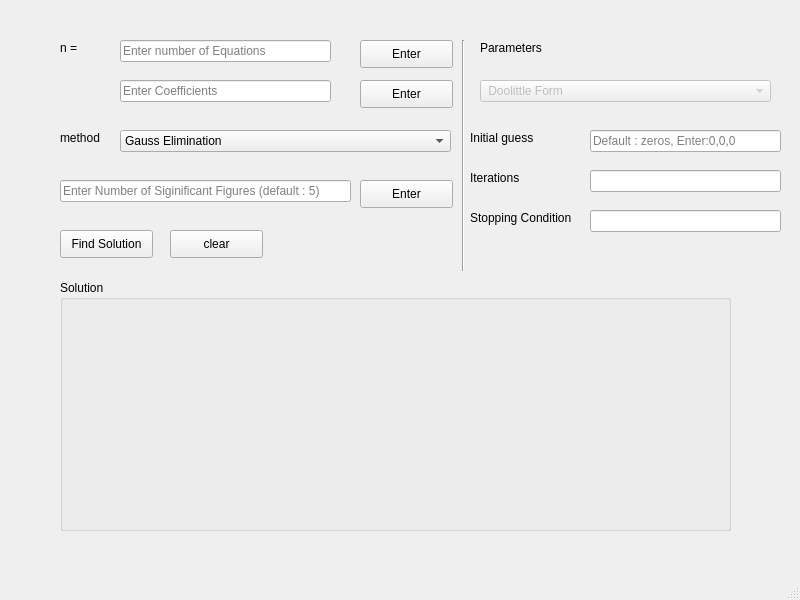
<?xml version="1.0" encoding="UTF-8"?>
<ui version="4.0">
 <class>MainWindow</class>
 <widget class="QMainWindow" name="MainWindow">
  <property name="geometry">
   <rect>
    <x>0</x>
    <y>0</y>
    <width>800</width>
    <height>600</height>
   </rect>
  </property>
  <property name="windowTitle">
   <string>MainWindow</string>
  </property>
  <widget class="QWidget" name="centralwidget">
   <widget class="QLineEdit" name="NoEqn">
    <property name="geometry">
     <rect>
      <x>120</x>
      <y>40</y>
      <width>211</width>
      <height>22</height>
     </rect>
    </property>
    <property name="placeholderText">
     <string>Enter number of Equations</string>
    </property>
   </widget>
   <widget class="QPushButton" name="EnterNo">
    <property name="geometry">
     <rect>
      <x>360</x>
      <y>40</y>
      <width>93</width>
      <height>28</height>
     </rect>
    </property>
    <property name="text">
     <string>Enter</string>
    </property>
   </widget>
   <widget class="QLineEdit" name="Eqn">
    <property name="geometry">
     <rect>
      <x>120</x>
      <y>80</y>
      <width>211</width>
      <height>22</height>
     </rect>
    </property>
    <property name="placeholderText">
     <string>Enter Coefficients</string>
    </property>
   </widget>
   <widget class="QPushButton" name="EnterEqn">
    <property name="geometry">
     <rect>
      <x>360</x>
      <y>80</y>
      <width>93</width>
      <height>28</height>
     </rect>
    </property>
    <property name="text">
     <string>Enter</string>
    </property>
   </widget>
   <widget class="QComboBox" name="method">
    <property name="geometry">
     <rect>
      <x>120</x>
      <y>130</y>
      <width>331</width>
      <height>22</height>
     </rect>
    </property>
    <item>
     <property name="text">
      <string>Gauss Elimination</string>
     </property>
    </item>
    <item>
     <property name="text">
      <string>Gauss Jordan</string>
     </property>
    </item>
    <item>
     <property name="text">
      <string>LU decompostion</string>
     </property>
    </item>
    <item>
     <property name="text">
      <string>Jacobi</string>
     </property>
    </item>
    <item>
     <property name="text">
      <string>Gauss sidel</string>
     </property>
    </item>
   </widget>
   <widget class="QPushButton" name="FindSol">
    <property name="geometry">
     <rect>
      <x>60</x>
      <y>230</y>
      <width>93</width>
      <height>28</height>
     </rect>
    </property>
    <property name="text">
     <string>Find Solution</string>
    </property>
   </widget>
   <widget class="QLabel" name="methodLabel">
    <property name="geometry">
     <rect>
      <x>60</x>
      <y>130</y>
      <width>55</width>
      <height>16</height>
     </rect>
    </property>
    <property name="text">
     <string>method</string>
    </property>
   </widget>
   <widget class="QPushButton" name="Clear">
    <property name="geometry">
     <rect>
      <x>170</x>
      <y>230</y>
      <width>93</width>
      <height>28</height>
     </rect>
    </property>
    <property name="text">
     <string>clear</string>
    </property>
   </widget>
   <widget class="QLabel" name="No">
    <property name="geometry">
     <rect>
      <x>60</x>
      <y>40</y>
      <width>55</width>
      <height>16</height>
     </rect>
    </property>
    <property name="text">
     <string>n =</string>
    </property>
   </widget>
   <widget class="QLabel" name="var">
    <property name="geometry">
     <rect>
      <x>60</x>
      <y>80</y>
      <width>41</width>
      <height>16</height>
     </rect>
    </property>
    <property name="text">
     <string/>
    </property>
   </widget>
   <widget class="QLabel" name="ParametersLabel">
    <property name="enabled">
     <bool>true</bool>
    </property>
    <property name="geometry">
     <rect>
      <x>480</x>
      <y>40</y>
      <width>71</width>
      <height>16</height>
     </rect>
    </property>
    <property name="text">
     <string>Parameters</string>
    </property>
   </widget>
   <widget class="QComboBox" name="Parameters">
    <property name="enabled">
     <bool>false</bool>
    </property>
    <property name="geometry">
     <rect>
      <x>480</x>
      <y>80</y>
      <width>291</width>
      <height>22</height>
     </rect>
    </property>
    <item>
     <property name="text">
      <string> Doolittle Form</string>
     </property>
    </item>
    <item>
     <property name="text">
      <string>Crout Form</string>
     </property>
    </item>
    <item>
     <property name="text">
      <string>Chelosky Form</string>
     </property>
    </item>
   </widget>
   <widget class="QLineEdit" name="SigFigures">
    <property name="geometry">
     <rect>
      <x>60</x>
      <y>180</y>
      <width>291</width>
      <height>22</height>
     </rect>
    </property>
    <property name="placeholderText">
     <string>Enter Number of Siginificant Figures (default : 5)</string>
    </property>
   </widget>
   <widget class="QPushButton" name="EnterSigFigures">
    <property name="geometry">
     <rect>
      <x>360</x>
      <y>180</y>
      <width>93</width>
      <height>28</height>
     </rect>
    </property>
    <property name="text">
     <string>Enter</string>
    </property>
   </widget>
   <widget class="Line" name="line">
    <property name="geometry">
     <rect>
      <x>453</x>
      <y>40</y>
      <width>20</width>
      <height>231</height>
     </rect>
    </property>
    <property name="orientation">
     <enum>Qt::Vertical</enum>
    </property>
   </widget>
   <widget class="QLineEdit" name="StoppingCondition">
    <property name="geometry">
     <rect>
      <x>590</x>
      <y>210</y>
      <width>191</width>
      <height>22</height>
     </rect>
    </property>
   </widget>
   <widget class="QLabel" name="StoppingConditionLabel">
    <property name="geometry">
     <rect>
      <x>470</x>
      <y>210</y>
      <width>111</width>
      <height>16</height>
     </rect>
    </property>
    <property name="text">
     <string>Stopping Condition</string>
    </property>
   </widget>
   <widget class="QLabel" name="IterationLabel">
    <property name="geometry">
     <rect>
      <x>470</x>
      <y>170</y>
      <width>55</width>
      <height>16</height>
     </rect>
    </property>
    <property name="text">
     <string>Iterations</string>
    </property>
   </widget>
   <widget class="QLineEdit" name="IterationNumber">
    <property name="geometry">
     <rect>
      <x>590</x>
      <y>170</y>
      <width>191</width>
      <height>22</height>
     </rect>
    </property>
    <property name="text">
     <string/>
    </property>
    <property name="placeholderText">
     <string/>
    </property>
   </widget>
   <widget class="QLabel" name="InitiaGuessLabel">
    <property name="geometry">
     <rect>
      <x>470</x>
      <y>130</y>
      <width>71</width>
      <height>16</height>
     </rect>
    </property>
    <property name="text">
     <string>Initial guess</string>
    </property>
   </widget>
   <widget class="QLineEdit" name="InitialGuess">
    <property name="geometry">
     <rect>
      <x>590</x>
      <y>130</y>
      <width>191</width>
      <height>22</height>
     </rect>
    </property>
    <property name="placeholderText">
     <string>Default : zeros, Enter:0,0,0</string>
    </property>
   </widget>
   <widget class="QGroupBox" name="groupBox">
    <property name="geometry">
     <rect>
      <x>60</x>
      <y>280</y>
      <width>671</width>
      <height>251</height>
     </rect>
    </property>
    <property name="title">
     <string>Solution</string>
    </property>
    <widget class="QLabel" name="result">
     <property name="geometry">
      <rect>
       <x>100</x>
       <y>40</y>
       <width>461</width>
       <height>161</height>
      </rect>
     </property>
     <property name="text">
      <string/>
     </property>
    </widget>
   </widget>
  </widget>
  <widget class="QMenuBar" name="menubar">
   <property name="geometry">
    <rect>
     <x>0</x>
     <y>0</y>
     <width>800</width>
     <height>26</height>
    </rect>
   </property>
  </widget>
  <widget class="QStatusBar" name="statusbar"/>
 </widget>
 <resources/>
 <connections/>
</ui>
